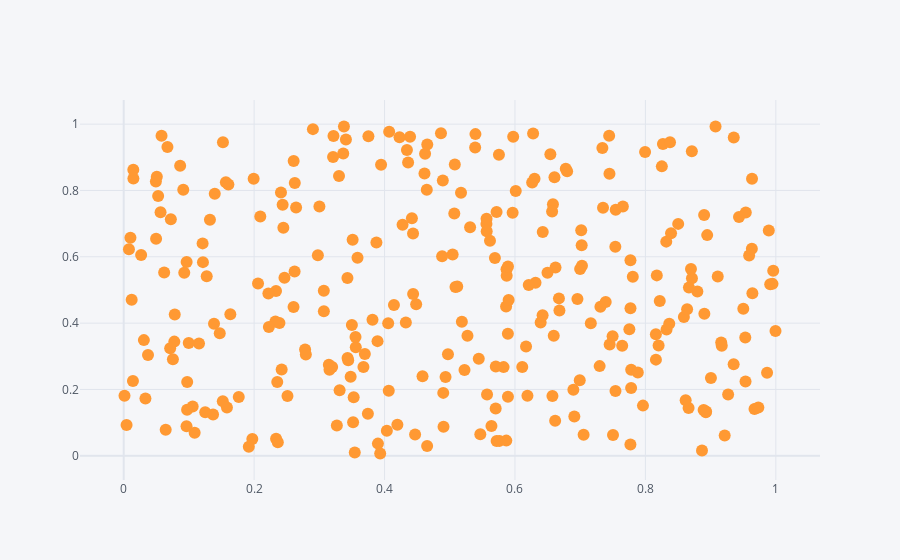

The notebook cell this image was saved under:
### Code cell
df.iplot(x="a",y="b",kind="scatter",mode="markers")

### Figure 1 — Plotly figure (JSON) as saved in the notebook; plotly's stock layout.template omitted (floating-point values rounded to 4 significant figures; data arrays with more than 128 entries replaced by an {"elided": "..."} marker saying what was removed)
{"data": [{"line": {"color": "rgba(255, 153, 51, 1.0)", "dash": "solid", "shape": "linear", "width": 1.3}, "marker": {"size": 12, "symbol": "circle"}, "mode": "markers", "name": "b", "text": "", "type": "scatter", "x": {"elided": "300 float values"}, "y": {"elided": "300 float values"}}], "layout": {"legend": {"bgcolor": "#F5F6F9", "font": {"color": "#4D5663"}}, "paper_bgcolor": "#F5F6F9", "plot_bgcolor": "#F5F6F9", "title": {"font": {"color": "#4D5663"}}, "xaxis": {"gridcolor": "#E1E5ED", "showgrid": true, "tickfont": {"color": "#4D5663"}, "title": {"font": {"color": "#4D5663"}, "text": ""}, "zerolinecolor": "#E1E5ED"}, "yaxis": {"gridcolor": "#E1E5ED", "showgrid": true, "tickfont": {"color": "#4D5663"}, "title": {"font": {"color": "#4D5663"}, "text": ""}, "zerolinecolor": "#E1E5ED"}}}
